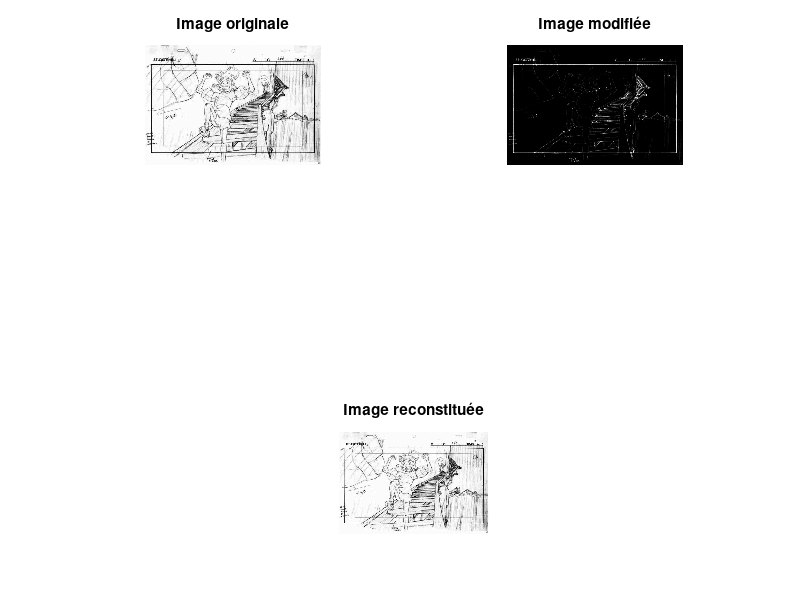

This chart was generated by the following MATLAB code:
clear;
close all;

load SG2.mat;
load ImSG2.mat;

X = Data(:);
Y = DataMod(:);

A = [X ones(length(X),1)*(-1)];
B = - log(Y);

[U,S,V] = svd([A B]);

Beta_chapeau = - V(1:end-1,end)/V(end,end);

I_rec = -1/Beta_chapeau(1)*(log(ImMod) - Beta_chapeau(2));

RMSE = sqrt(mean((I_rec(:) - I(:)).^2));

subplot(3,2,1)
imagesc(I);
axis off;
axis equal;
colormap gray;
title('Image originale');

subplot(3,2,2)
imagesc(ImMod);
axis off;
axis equal;
colormap gray;
title('Image modifiée');

subplot(3,1,3)
imagesc(I_rec);
axis off;
axis equal;
colormap gray;
title('Image reconstituée');
